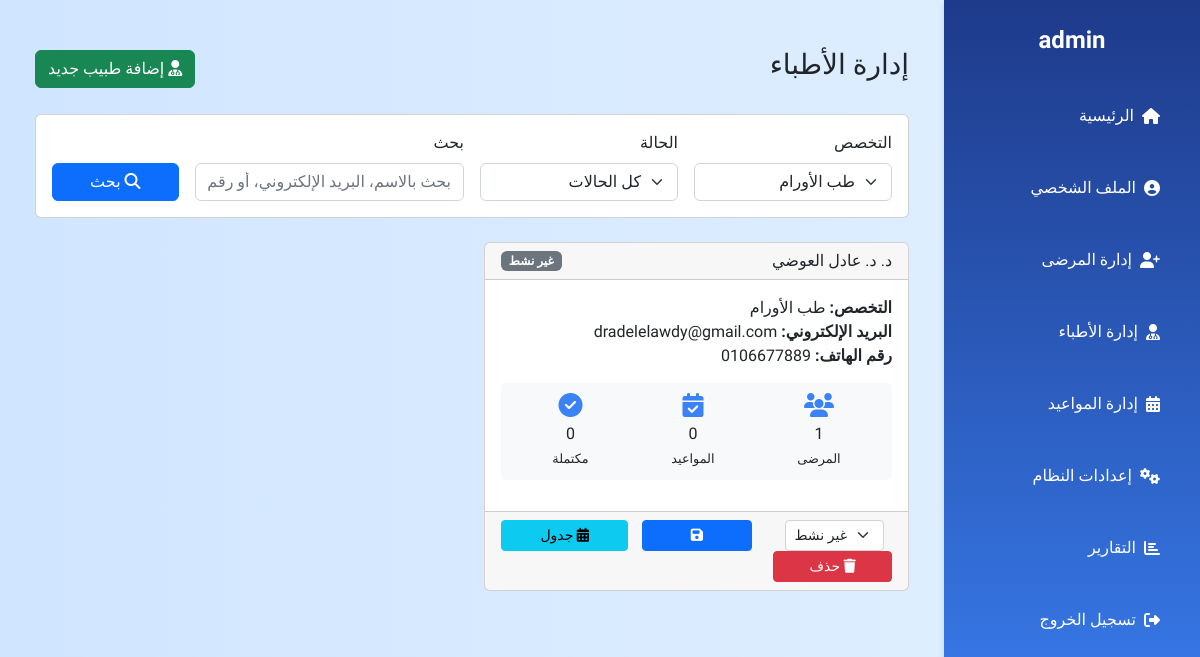
Before: /admin/manage_doctors.php?specialty=طب الأورام (signed in) with the older database file.
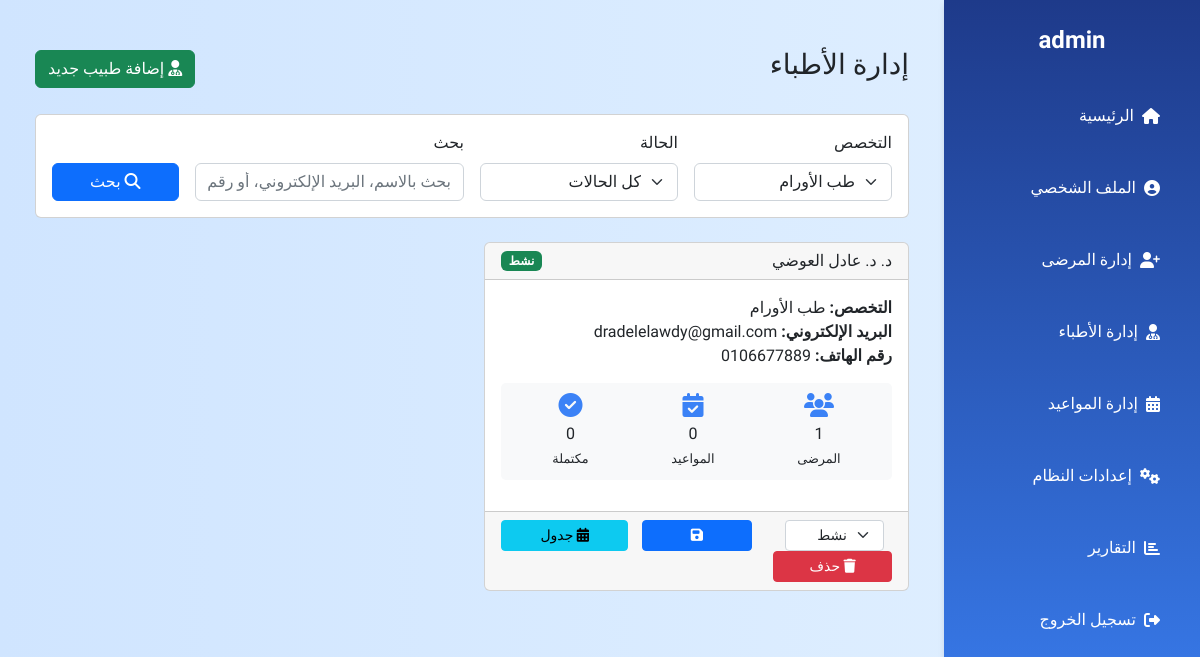
After: the same page with the newer database file.
### tables this page shows
CREATE TABLE `doctors` (
  `doctor_id` int NOT NULL,
  `name` varchar(100) NOT NULL,
  `specialty` varchar(100) DEFAULT NULL,
  `contact_number` varchar(20) DEFAULT NULL,
  `email` varchar(100) DEFAULT NULL,
  `hospital_affiliation` varchar(255) DEFAULT NULL,
  `password` varchar(255) NOT NULL,
  `address` varchar(255) NOT NULL,
  `qualification` varchar(255) NOT NULL,
  `experience` int NOT NULL,
  `created_at` timestamp NOT NULL DEFAULT CURRENT_TIMESTAMP,
  `status` enum('active','inactive') NOT NULL DEFAULT 'active',
  `working_hours` text
);

### admin/manage_doctors.php (the view, shortened to what the changed rows need)
<?php
include '../db.php';
$specialty_filter = $_GET['specialty'] ?? '';
$sql = "SELECT
    d.*,
    COUNT(DISTINCT p.patient_id) AS total_patients,
    COUNT(DISTINCT a.appointment_id) AS total_appointments,
    COUNT(DISTINCT CASE WHEN a.status = 'completed' THEN a.appointment_id END) AS completed_appointments
FROM doctors d
LEFT JOIN appointments a ON d.doctor_id = a.doctor_id
LEFT JOIN patient_doctors pd ON d.doctor_id = pd.doctor_id
LEFT JOIN patients p ON pd.patient_id = p.patient_id
WHERE 1=1";
if ($specialty_filter) $sql .= " AND d.specialty = '" . $conn->real_escape_string($specialty_filter) . "'";
$sql .= " GROUP BY d.doctor_id ORDER BY d.name ASC";
$result = $conn->query($sql);
?>
<!DOCTYPE html>
<html lang="ar" dir="rtl">
<head>
    <link href="https://cdn.jsdelivr.net/npm/bootstrap@5.2.0-beta1/dist/css/bootstrap.min.css" rel="stylesheet">
    <link href="https://cdn.jsdelivr.net/npm/@fortawesome/fontawesome-free@6.2.1/css/all.min.css" rel="stylesheet">
</head>
<body>
    <?php include 'admin_navbar.php'; ?>
    <div class="container mt-5" style="margin-right: 16rem;padding: 0 35px">
        <div class="d-flex justify-content-between align-items-center mb-4">
            <h1 class="h3">إدارة الأطباء</h1>
        </div>
        <div class="card-columns-fixed gap-4">
            <?php while($doctor = $result->fetch_assoc()): ?>
                <div class="card doctor-card">
                    <div class="card-header d-flex justify-content-between">
                        <h5 class="mb-0">د. <?= htmlspecialchars($doctor['name']) ?></h5>
                        <span class="badge bg-<?= $doctor['status'] == 'active' ? 'success' : ($doctor['status'] == 'pending' ? 'warning' : 'secondary') ?>">
                            <?= $doctor['status'] == 'active' ? 'نشط' : ($doctor['status'] == 'pending' ? 'معلق' : 'غير نشط') ?>
                        </span>
                    </div>
                    <div class="card-body">
                        <p><strong>التخصص:</strong> <?= htmlspecialchars($doctor['specialty']) ?></p>
                        <p><strong>البريد الإلكتروني:</strong> <?= htmlspecialchars($doctor['email']) ?></p>
                        <p><strong>رقم الهاتف:</strong> <?= htmlspecialchars($doctor['contact_number']) ?></p>
                        <div class="stats">
                            <div class="stat-item">
                                <i class="fas fa-users"></i>
                                <div><?= $doctor['total_patients'] ?></div>
                                <small>المرضى</small>
                            </div>
                            <div class="stat-item">
                                <i class="fas fa-calendar-check"></i>
                                <div><?= $doctor['total_appointments'] ?></div>
                                <small>المواعيد</small>
                            </div>
                            <div class="stat-item">
                                <i class="fas fa-check-circle"></i>
                                <div><?= $doctor['completed_appointments'] ?></div>
                                <small>مكتملة</small>
                            </div>
                        </div>
                    </div>
                    <div class="card-footer d-flex justify-content-between align-items-center flex-wrap">
                        <form method="POST" class="d-flex align-items-center">
                            <select name="status" class="form-select form-select-sm me-2" style="margin-left: 33px;">
                                <option value="active" <?= $doctor['status'] == 'active' ? 'selected' : '' ?>>نشط</option>
                                <option value="inactive" <?= $doctor['status'] == 'inactive' ? 'selected' : '' ?>>غير نشط</option>
                            </select>
                            <button type="submit" name="update_status" class="btn btn-primary btn-sm"
                        style="padding: 4px 3rem;" >
                                <i class="fas fa-save"></i>
                            </button>
                        </form>
                        <a href="view_doctor_schedule.php?doctor_id=<?= $doctor['doctor_id'] ?>" class="btn btn-info btn-sm"
                        style="padding: 4px 2.4rem;" >
                            <i class="fas fa-calendar-alt"></i> جدول
                        </a>
                        <button class="btn btn-danger btn-sm" onclick="deleteDoctor(<?= $doctor['doctor_id'] ?>)"
                        style="padding: 4px 2.2rem;" >
                            <i class="fas fa-trash"></i> حذف
                        </button>
                    </div>
                </div>
            <?php endwhile; ?>
        </div>
    </div>
</body>
</html>

Changed rows visible on the page:
changed doctors "د. عادل العوضي": status "غير نشط" → "نشط"
